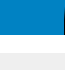
<?xml version="1.0" encoding="UTF-8"?>
<ui version="4.0">
 <class>ComboMenuItem</class>
 <widget class="QWidget" name="ComboMenuItem">
  <property name="geometry">
   <rect>
    <x>0</x>
    <y>0</y>
    <width>65</width>
    <height>70</height>
   </rect>
  </property>
  <property name="windowTitle">
   <string>Form</string>
  </property>
  <layout class="QVBoxLayout" name="verticalLayout" stretch="2,1,1">
   <property name="spacing">
    <number>0</number>
   </property>
   <property name="leftMargin">
    <number>0</number>
   </property>
   <property name="topMargin">
    <number>0</number>
   </property>
   <property name="rightMargin">
    <number>0</number>
   </property>
   <property name="bottomMargin">
    <number>0</number>
   </property>
   <item>
    <widget class="QLabel" name="nameLabel">
     <property name="sizePolicy">
      <sizepolicy hsizetype="Ignored" vsizetype="Ignored">
       <horstretch>0</horstretch>
       <verstretch>0</verstretch>
      </sizepolicy>
     </property>
     <property name="font">
      <font>
       <family>Arial</family>
       <pointsize>14</pointsize>
       <weight>50</weight>
       <italic>false</italic>
       <bold>false</bold>
      </font>
     </property>
     <property name="styleSheet">
      <string notr="true">QLabel{
	font: 14pt &quot;Arial&quot;;
	background-color:rgba(0, 130, 195);
	border: 0px solid black;
	color: rgb(255, 255, 0);
	border-left:1px solid qlineargradient(spread:reflect, x1:0.49435, y1:0.068, x2:0.50565, y2:0.75, stop:0.158192 rgba(0, 130, 195, 255), 	stop:0.559322 rgba(255, 255, 255, 255));
	border-right:1px solid qlineargradient(spread:reflect, x1:0.5, y1:0.028, x2:0.5, y2:1, stop:0.158192 rgba(0, 130, 195, 255), stop:0.559322 rgba(0, 0, 0, 255));
}</string>
     </property>
     <property name="text">
      <string/>
     </property>
     <property name="textFormat">
      <enum>Qt::RichText</enum>
     </property>
    </widget>
   </item>
   <item>
    <widget class="QComboBox" name="comboBox">
     <property name="sizePolicy">
      <sizepolicy hsizetype="Ignored" vsizetype="Ignored">
       <horstretch>0</horstretch>
       <verstretch>0</verstretch>
      </sizepolicy>
     </property>
     <property name="focusPolicy">
      <enum>Qt::NoFocus</enum>
     </property>
     <property name="styleSheet">
      <string notr="true">QComboBox{
	border-top:0px;
	border-bottom:0px;
	font: 14pt &quot;Arial&quot;;
	color: white;
	selection-background-color: rgba(0, 130, 195, 0);
	selection-color: white;
	background-color: qlineargradient(spread:pad, x1:0.5, y1:0, x2:0.5, y2:1,
stop:0.158192 rgba(0, 0, 0, 255),
stop:0.559322 rgba(0, 130, 195, 255));
	border-left:1px solid qlineargradient(spread:pad, x1:0.5, y1:0.15, x2:0.5, y2:1,
stop:0.158192 rgba(255, 255, 255, 255), stop:0.757062 rgba(0, 130, 195, 255));
	border-right:1px solid qlineargradient(spread:pad, x1:0.5, y1:0.15, x2:0.5, y2:1,
stop:0.158192 rgba(0, 0, 0, 255), stop:0.757062 rgba(0, 130, 195, 255));
}

QComboBox:drop-down {
	border-style:none;
}

QComboBox QAbstractItemView{
	font: 14pt &quot;Arial&quot;;
	background-color: rgb(255, 255, 255);
	margin-bottom: 0px;
	outline: 0px;
}

QComboBox QAbstractItemView::item{
	height: 30px;
}

QComboBox QAbstractItemView::item:hover{
	color: black;
	background-color: rgba(255 255, 255, 225);
}

QComboBox QAbstractItemView::item:selected{
	color: yellow;
	background-color: rgba(0, 150, 255, 225);
}</string>
     </property>
     <property name="editable">
      <bool>false</bool>
     </property>
     <property name="iconSize">
      <size>
       <width>16</width>
       <height>16</height>
      </size>
     </property>
    </widget>
   </item>
   <item>
    <widget class="QLabel" name="label">
     <property name="sizePolicy">
      <sizepolicy hsizetype="Ignored" vsizetype="Ignored">
       <horstretch>0</horstretch>
       <verstretch>0</verstretch>
      </sizepolicy>
     </property>
     <property name="styleSheet">
      <string notr="true">QLabel{
	border-top:0px;
	border-bottom:0px;
	font: 14pt &quot;Arial&quot;;
	color: white;
	background-color: qlineargradient(spread:pad, x1:0.5, y1:0, x2:0.5, y2:1,
stop:0.158192 rgba(0, 0, 0, 255),
stop:0.559322 rgba(0, 130, 195, 255));
	border-left:1px solid qlineargradient(spread:pad, x1:0.5, y1:0.15, x2:0.5, y2:1,
stop:0.158192 rgba(255, 255, 255, 255), stop:0.757062 rgba(0, 130, 195, 255));
	border-right:1px solid qlineargradient(spread:pad, x1:0.5, y1:0.15, x2:0.5, y2:1,
stop:0.158192 rgba(0, 0, 0, 255), stop:0.757062 rgba(0, 130, 195, 255));
}</string>
     </property>
     <property name="text">
      <string/>
     </property>
     <property name="alignment">
      <set>Qt::AlignCenter</set>
     </property>
    </widget>
   </item>
  </layout>
 </widget>
 <resources/>
 <connections/>
</ui>
